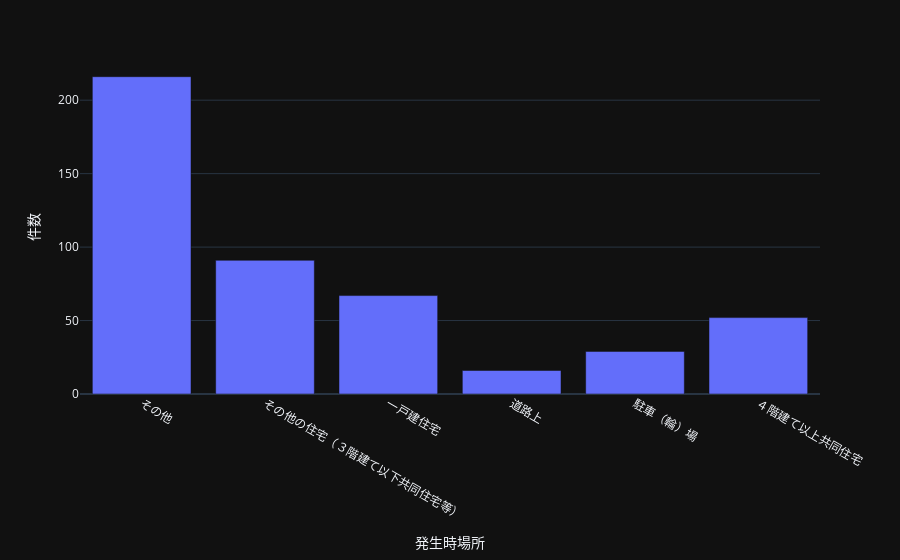

This figure's notebook cell:
### Code cell
fig = px.bar(time,
            x='発生時場所',
            y='件数',
            template='plotly_dark' # change this to see other styles
            )
fig.update_xaxes(categoryorder='category ascending')
fig.show()

### Figure 1 — Plotly figure (JSON) as saved in the notebook; plotly's stock layout.template omitted (floating-point values rounded to 4 significant figures)
{"data": [{"alignmentgroup": "True", "hovertemplate": "発生時場所=%{x}<br>件数=%{y}<extra></extra>", "legendgroup": "", "marker": {"color": "#636efa", "pattern": {"shape": ""}}, "name": "", "offsetgroup": "", "orientation": "v", "showlegend": false, "textposition": "auto", "type": "bar", "x": ["その他", "その他の住宅（３階建て以下共同住宅等）", "一戸建住宅", "４階建て以上共同住宅", "駐車（輪）場", "道路上"], "xaxis": "x", "y": [216, 91, 67, 52, 29, 16], "yaxis": "y"}], "layout": {"barmode": "relative", "legend": {"tracegroupgap": 0}, "margin": {"t": 60}, "xaxis": {"anchor": "y", "categoryorder": "category ascending", "domain": [0, 1], "title": {"text": "発生時場所"}}, "yaxis": {"anchor": "x", "domain": [0, 1], "title": {"text": "件数"}}}}
